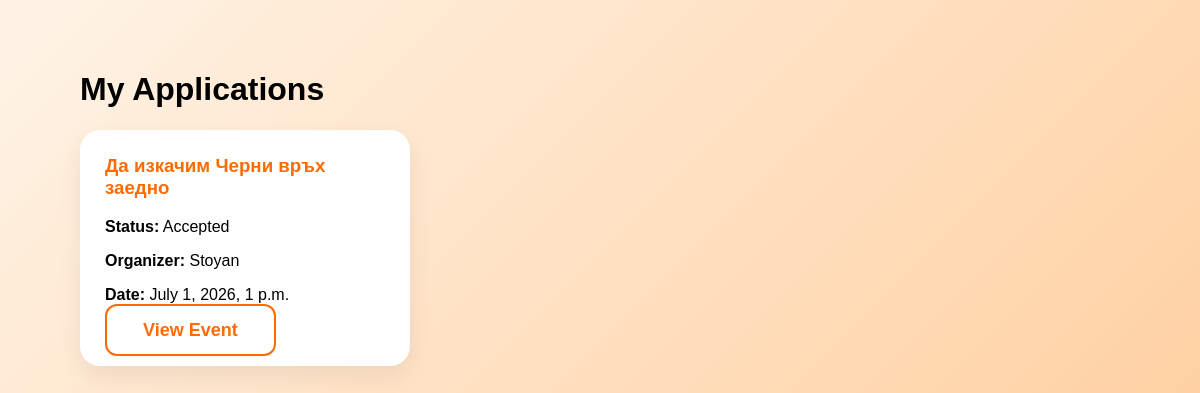
The app's page /applications/my/ (signed in) with its own data.
### applications/models.py (models this page shows, shortened)
class Application(models.Model):
    STATUS_CHOICES = [
        ("pending", "Pending"),
        ("accepted", "Accepted"),
        ("rejected", "Rejected"),
    ]
    event = models.ForeignKey(
        Event,
        on_delete=models.CASCADE,
        related_name="applications"
    )
    applicant = models.ForeignKey(
        User,
        on_delete=models.CASCADE,
        related_name="event_applications"
    )
    status = models.CharField(
        max_length=20,
        choices=STATUS_CHOICES,
        default="pending"
    )
    created_at = models.DateTimeField(auto_now_add=True)
    class Meta:
        unique_together = ("event", "applicant")

### events/models.py (models this page shows, shortened)
class Event(models.Model):
    CATEGORY_CHOICES = [
        ("sport", "Sport"),
        ("party", "Party"),
        ("festival", "Festival"),
        ("hiking", "Hiking"),
        ("cinema", "Cinema"),
        ("concert", "Concert"),
        ("games", "Board Games"),
        ("other", "Other"),
    ]
    organizer = models.ForeignKey(
        User,
        on_delete=models.CASCADE,
        related_name="created_events"
    )
    title = models.CharField(max_length=100)
    description = models.TextField()
    category = models.CharField(
        max_length=50,
        choices=CATEGORY_CHOICES
    )
    location = models.CharField(max_length=150)
    date_time = models.DateTimeField()
    max_participants = models.PositiveIntegerField()
    is_adults_only = models.BooleanField(default=False)
    created_at = models.DateTimeField(auto_now_add=True)

### applications/views.py (the view)
# urls.py: path("my/", views.my_applications_view, name="my_applications"),
@login_required
def my_applications_view(request):
    applications = Application.objects.filter(
        applicant=request.user
    ).order_by("-created_at")
    return render(
        request,
        "applications/my_applications.html",
        {
            "applications": applications
        }
    )

### applications/templates/applications/my_applications.html (shortened to what this page needs)
{% extends "base.html" %}
{% block content %}
<div class="page-container">
    <h1>My Applications</h1>
    <div class="event-grid">
        {% for application in applications %}
            <div class="event-card">
                <h3>{{ application.event.title }}</h3>
                <p>
                    <strong>Status:</strong>
                    {{ application.get_status_display }}
                </p>
                <p>
                    <strong>Organizer:</strong>
                    {{ application.event.organizer.username }}
                </p>
                <p>
                    <strong>Date:</strong>
                    {{ application.event.date_time }}
                </p>
                <a href="{% url 'event_details' application.event.id %}"
                    class="btn btn-outline">
                    View Event
                </a>
            </div>
        {% endfor %}
    </div>
</div>
{% endblock %}

### accounts/static/css/style.css (style rules this page uses)
body { margin: 0; font-family: Arial, sans-serif; background: linear-gradient(135deg, #fff3e6, #ffd1a3); }
.btn { text-decoration: none; padding: 14px 36px; border-radius: 12px; font-size: 18px; font-weight: bold; }
.btn-outline { border: 2px solid #ff6b00; color: #ff6b00; }
.page-container { padding: 50px 80px; }
.event-grid { display: grid; grid-template-columns: repeat(3, 1fr); gap: 25px; }
.event-card { background: white; padding: 25px; border-radius: 20px; box-shadow: 0 10px 25px rgba(0,0,0,0.07); }
.event-card h3 { color: #ff6b00; margin-top: 0; }

### records on screen
Application: event "Да изкачим Черни връх заедно", status "Accepted", event.organizer.username "Stoyan", event.date_time "July 1, 2026, 1 p.m."
